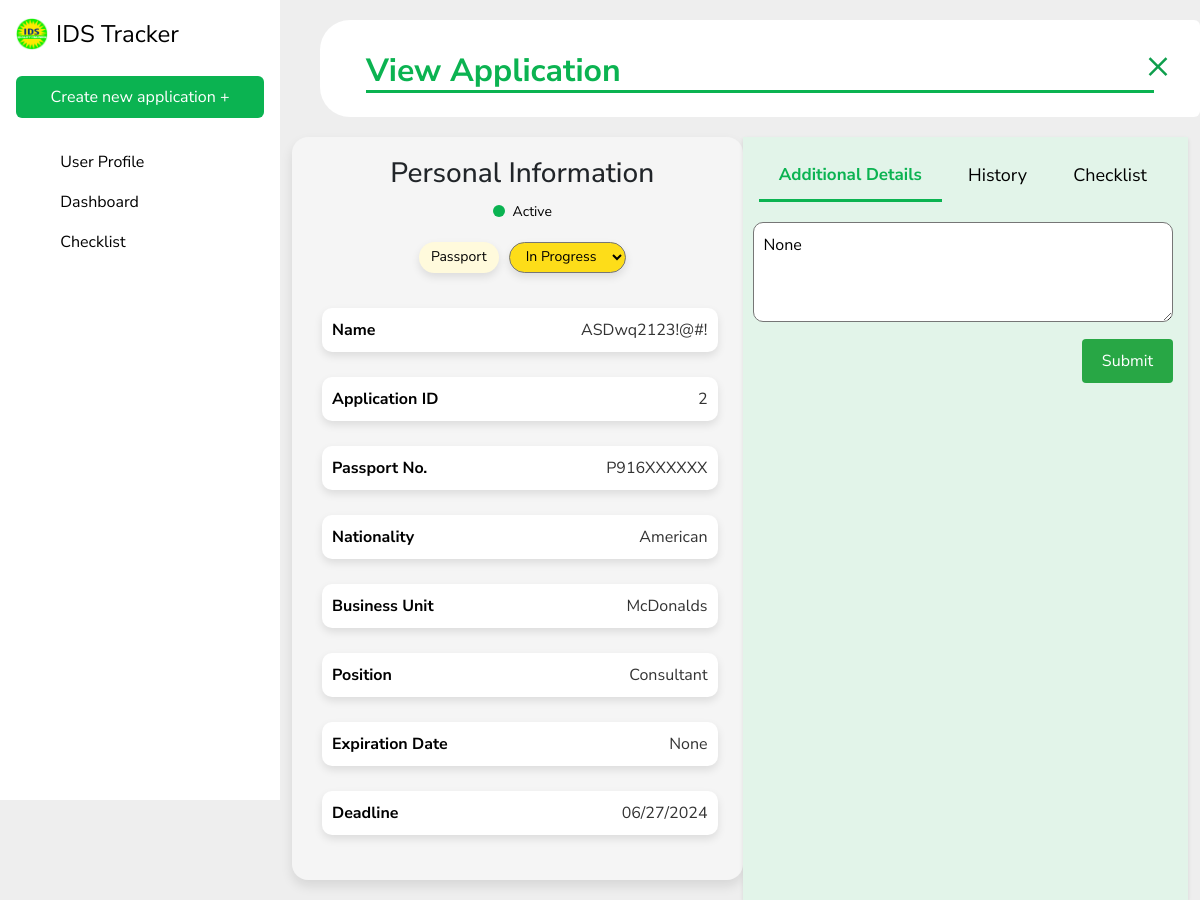
The app's page /view_application/2/, older data.
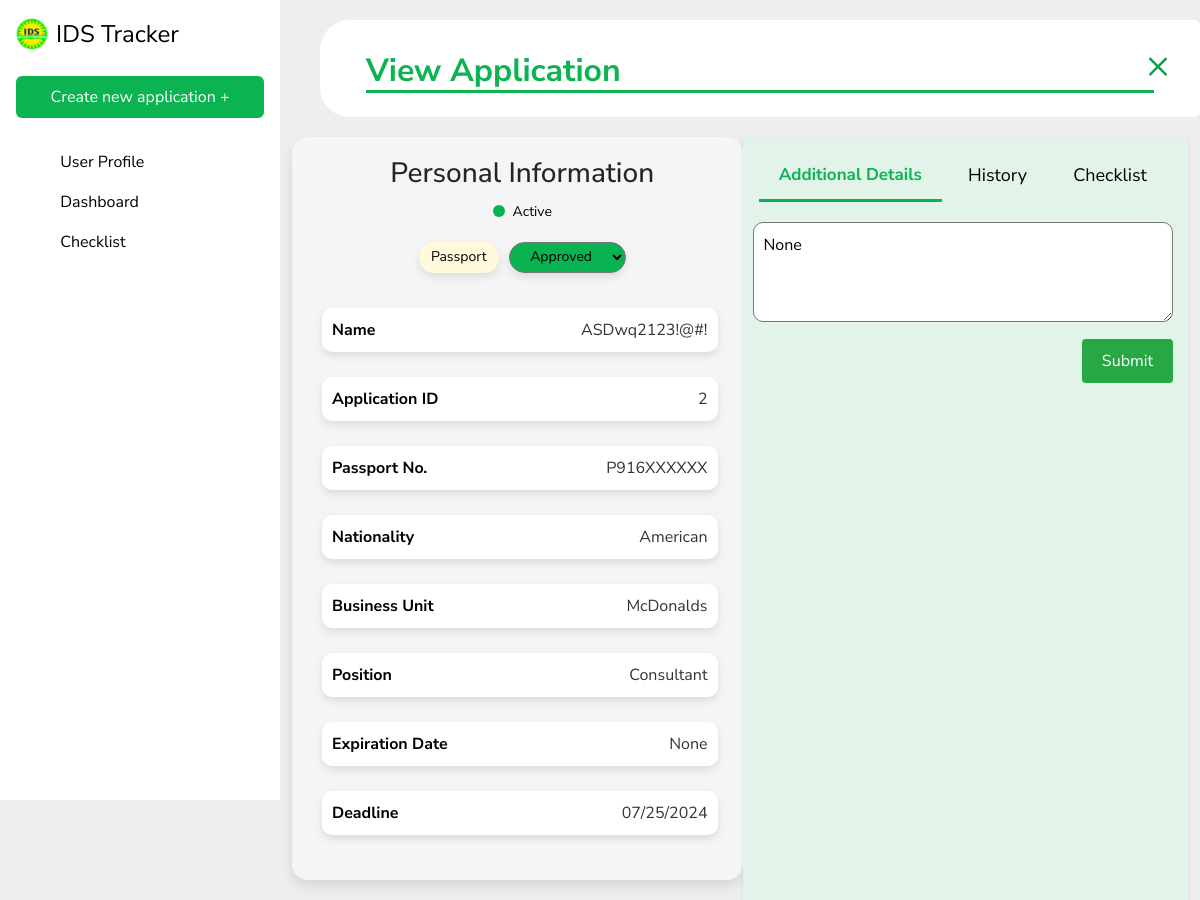
The same page, newer data.
### IDSapp/models.py (models this page shows, shortened)
class BaseApplication(models.Model):
    class Meta:
        abstract = True
    application_types = [
        ('Renewal', 'Renewal'),
        ('Application', 'Application')
    ]
    document_types = [
        ('Visa', 'Visa'),
        ('Passport', 'Passport'),
        ('Work Permit', 'Work Permit')
    ]
    statuses = [
        ('In Progress', 'In Progress'),
        ('Lodged', 'Lodged'),
        ('Rejected', 'Rejected'),
        ('Approved', 'Approved'),
        ('Archived', 'Archived')
    ]
    conditions = [
        ('Active', 'Active'),
        ('Archived', 'Archived')
    ]
    firstName = models.CharField(max_length = 50)
    lastName = models.CharField(max_length = 50)
    nationality = models.CharField(max_length = 50)
    companyPos = models.CharField(max_length = 50)
    passportNo = models.CharField(max_length = 15)
    expirationDate = models.DateField(blank=True, null=True)
    deadline = models.DateField(blank=True, null=True)
    status = models.CharField(max_length = 20, choices = statuses)
    applicationType = models.CharField(max_length = 20, choices = application_types)
    documentType = models.CharField(max_length = 20, choices = document_types)
    businessUnit = models.CharField(max_length = 50)
    condition = models.CharField(max_length = 20, choices = conditions)
    comment = models.TextField(blank=True, null=True)
    priority = models.IntegerField(default=0)
    objects = models.Manager()
    def getFirstName(self):
        return self.firstName
    def getNationality(self):
        return self.nationality
    def getPassportNo(self):
        return self.passportNo
    def getExpirationDate(self):
        return self.expirationDate.strftime('%m/%d/%Y') if self.expirationDate else None
    def getDeadline(self):
        return self.deadline.strftime('%m/%d/%Y') if self.deadline else None
    def getStatus(self):
        return self.status
    def getDocumentType(self):
        return self.documentType
    def getBusinessUnit(self):
        return self.businessUnit
    def getCondition(self):
        return self.condition
    def getComment(self):
        return self.comment

class Application(BaseApplication):
    pass

### IDSapp/views.py (the view)
# urls.py: path('view_application/<int:pk>/', views.view_application, name='view_application'),
def view_application(request,pk): #add pk here
    a = get_object_or_404(Application, pk=pk)
    if request.method == 'POST':
        status = request.POST.get('status')
        a.status = status
        a.save()
        return redirect('view_dashboard')
    return render(request, 'view_application.html',{'a':a})

### IDSapp/templates/view_application.html (shortened to what this page needs)
{% extends 'base.html' %}
{% load static %}
{% block content %}
<div style="padding-top: 20px; margin-left: 40px;">
    <div class="card" style="border: none; border-bottom-left-radius: 30px; border-top-left-radius: 30px;">
        <div class="card-body">
            <h2 class="card-title mt-3" style="margin-left: 30px; margin-right: 30px; color: #0BB351; font-weight: bold; border-bottom: 3px solid #0BB351;">View Application</h2>
            <a href="{% url 'view_dashboard' %}" class="close-icon">&times;</a>
        </div>
    </div>
</div>
<div class="container">
    <div class="content">
      <div class="main" style="display: flex;">
        <div class="info-block" style="flex: 1; padding-right: 10px;">
            <h3 class='personal-information'>Personal Information</h3>
            <div class="status-row">
                <span class='status-condition'>{{a.getCondition}}</span>
            </div>
            <div class="status-row">
                <span class="docu-type">  {{a.getDocumentType}}</span>
                <form method="POST" action="{% url 'view_application' a.pk %}">{% csrf_token %}
                    <select name="status" class="status-indicator {% if a.status == 'In Progress'%}status-in-progress
                    {% elif a.status == 'Lodged' %}status-lodged
                    {% elif a.status == 'Approved' %}status-approved
                    {% elif a.status == 'Rejected' %}status-rejected
                    {% endif %}" onchange="this.className=this.options[this.selectedIndex].className">
                        <option value="In Progress" class="status-in-progress" {% if a.getStatus == 'In Progress' %}selected{% endif %}>In Progress</option>
                        <option value="Approved" class="status-approved" {% if a.getStatus == 'Approved' %}selected{% endif %}>Approved</option>
                    </select>
            </div>
            <div class="info-row">
                <label>Name</label>
                <span>{{a.getFirstName}}</span>
            </div>
            <div class="info-row">
                <label>Application ID</label>
                <span>{{a.pk}}</span>
            </div>
            <div class="info-row">
                <label>Passport No.</label>
                <span>{{a.getPassportNo}}</span>
            </div>
            <div class="info-row">
                <label>Nationality</label>
                <span>{{a.getNationality}}</span>
            </div>
            <div class="info-row">
                <label>Business Unit</label>
                <span>{{a.getBusinessUnit}}</span>
            </div>
            <div class="info-row">
                <label>Position</label>
                <span>{{a.companyPos}}</span>
            </div>
            <div class="info-row">
                <label>Expiration Date</label>
                <span>{{a.getExpirationDate}}</span>
            </div>
            <div class="info-row">
                <label>Deadline</label>
                <span>{{a.getDeadline}}</span>
            </div>
        </div>
        <div class="form-section" style="flex: 1; padding-left: 10px;">
            <div class='tabs'>
                <a href="#additionalDetails" class="tab active" onclick="openTab(event, 'AdditionalDetails')">Additional Details</a>
                <a href="#history" class="tab" onclick="openTab(event, 'History')">History</a>
                <a href="#checklist" class="tab" onclick="openTab(event, 'Checklist')">Checklist</a>
            </div>
            <div id="AdditionalDetails" class="tabcontent" style="display: block;">
                <textarea name="additional info" id="additional info" placeholder="Add details">{{a.getComment}}</textarea>
                <div class="button-container">
                    <button>Submit</button>
                </div>
            </div>
        </div>
      </div>
    </div>
  </div>
{% endblock %}

Row changes from the older to the newer data that the page shows:
changed Application "ASDwq2123!@#!": status "In Progress" → "Approved"; getDeadline "06/27/2024" → "07/25/2024"
